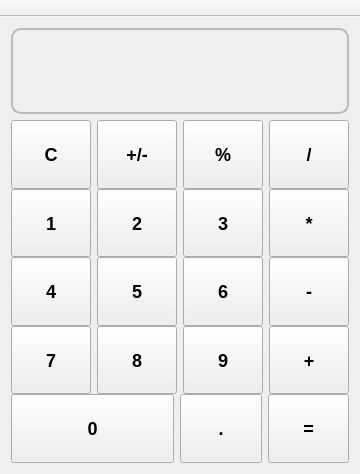
<?xml version="1.0" encoding="UTF-8"?>
<ui version="4.0">
 <class>MainWindo</class>
 <widget class="QMainWindow" name="MainWindo">
  <property name="geometry">
   <rect>
    <x>0</x>
    <y>0</y>
    <width>261</width>
    <height>474</height>
   </rect>
  </property>
  <property name="sizePolicy">
   <sizepolicy hsizetype="Ignored" vsizetype="Preferred">
    <horstretch>0</horstretch>
    <verstretch>0</verstretch>
   </sizepolicy>
  </property>
  <property name="windowTitle">
   <string>Calculator</string>
  </property>
  <widget class="QWidget" name="centralWidget">
   <layout class="QVBoxLayout" name="verticalLayout_2" stretch="1,4">
    <item>
     <widget class="QLabel" name="label">
      <property name="styleSheet">
       <string notr="true">font-weight: bold;
font-size: 26px;
border: 2px solid #bbb;
border-radius: 10px</string>
      </property>
      <property name="text">
       <string/>
      </property>
      <property name="alignment">
       <set>Qt::AlignRight|Qt::AlignTrailing|Qt::AlignVCenter</set>
      </property>
     </widget>
    </item>
    <item>
     <layout class="QVBoxLayout" name="verticalLayout">
      <property name="spacing">
       <number>0</number>
      </property>
      <item>
       <layout class="QHBoxLayout" name="horizontalLayout">
        <item>
         <widget class="QPushButton" name="clear">
          <property name="sizePolicy">
           <sizepolicy hsizetype="Preferred" vsizetype="Preferred">
            <horstretch>0</horstretch>
            <verstretch>0</verstretch>
           </sizepolicy>
          </property>
          <property name="styleSheet">
           <string notr="true">font-weight: bold;
font-size: 18px;</string>
          </property>
          <property name="text">
           <string>C</string>
          </property>
         </widget>
        </item>
        <item>
         <widget class="QPushButton" name="negative">
          <property name="sizePolicy">
           <sizepolicy hsizetype="Preferred" vsizetype="Preferred">
            <horstretch>0</horstretch>
            <verstretch>0</verstretch>
           </sizepolicy>
          </property>
          <property name="styleSheet">
           <string notr="true">font-weight: bold;
font-size: 18px;</string>
          </property>
          <property name="text">
           <string>+/-</string>
          </property>
         </widget>
        </item>
        <item>
         <widget class="QPushButton" name="percent">
          <property name="sizePolicy">
           <sizepolicy hsizetype="Preferred" vsizetype="Preferred">
            <horstretch>0</horstretch>
            <verstretch>0</verstretch>
           </sizepolicy>
          </property>
          <property name="styleSheet">
           <string notr="true">font-weight: bold;
font-size: 18px;</string>
          </property>
          <property name="text">
           <string>%</string>
          </property>
         </widget>
        </item>
        <item>
         <widget class="QPushButton" name="division">
          <property name="sizePolicy">
           <sizepolicy hsizetype="Preferred" vsizetype="Preferred">
            <horstretch>0</horstretch>
            <verstretch>0</verstretch>
           </sizepolicy>
          </property>
          <property name="styleSheet">
           <string notr="true">font-weight: bold;
font-size: 18px;</string>
          </property>
          <property name="text">
           <string>/</string>
          </property>
         </widget>
        </item>
       </layout>
      </item>
      <item>
       <layout class="QHBoxLayout" name="horizontalLayout_2" stretch="0,0,0,0">
        <item>
         <widget class="QPushButton" name="one">
          <property name="sizePolicy">
           <sizepolicy hsizetype="Preferred" vsizetype="Preferred">
            <horstretch>0</horstretch>
            <verstretch>0</verstretch>
           </sizepolicy>
          </property>
          <property name="styleSheet">
           <string notr="true">font-weight: bold;
font-size: 18px;</string>
          </property>
          <property name="text">
           <string>1</string>
          </property>
         </widget>
        </item>
        <item>
         <widget class="QPushButton" name="two">
          <property name="sizePolicy">
           <sizepolicy hsizetype="Preferred" vsizetype="Preferred">
            <horstretch>0</horstretch>
            <verstretch>0</verstretch>
           </sizepolicy>
          </property>
          <property name="styleSheet">
           <string notr="true">font-weight: bold;
font-size: 18px;</string>
          </property>
          <property name="text">
           <string>2</string>
          </property>
         </widget>
        </item>
        <item>
         <widget class="QPushButton" name="three">
          <property name="sizePolicy">
           <sizepolicy hsizetype="Preferred" vsizetype="Preferred">
            <horstretch>0</horstretch>
            <verstretch>0</verstretch>
           </sizepolicy>
          </property>
          <property name="styleSheet">
           <string notr="true">font-weight: bold;
font-size: 18px;</string>
          </property>
          <property name="text">
           <string>3</string>
          </property>
         </widget>
        </item>
        <item>
         <widget class="QPushButton" name="multiply">
          <property name="sizePolicy">
           <sizepolicy hsizetype="Preferred" vsizetype="Preferred">
            <horstretch>0</horstretch>
            <verstretch>0</verstretch>
           </sizepolicy>
          </property>
          <property name="styleSheet">
           <string notr="true">font-weight: bold;
font-size: 18px;</string>
          </property>
          <property name="text">
           <string>*</string>
          </property>
         </widget>
        </item>
       </layout>
      </item>
      <item>
       <layout class="QHBoxLayout" name="horizontalLayout_3">
        <item>
         <widget class="QPushButton" name="four">
          <property name="sizePolicy">
           <sizepolicy hsizetype="Preferred" vsizetype="Preferred">
            <horstretch>0</horstretch>
            <verstretch>0</verstretch>
           </sizepolicy>
          </property>
          <property name="styleSheet">
           <string notr="true">font-weight: bold;
font-size: 18px;</string>
          </property>
          <property name="text">
           <string>4</string>
          </property>
         </widget>
        </item>
        <item>
         <widget class="QPushButton" name="five">
          <property name="sizePolicy">
           <sizepolicy hsizetype="Preferred" vsizetype="Preferred">
            <horstretch>0</horstretch>
            <verstretch>0</verstretch>
           </sizepolicy>
          </property>
          <property name="styleSheet">
           <string notr="true">font-weight: bold;
font-size: 18px;</string>
          </property>
          <property name="text">
           <string>5</string>
          </property>
         </widget>
        </item>
        <item>
         <widget class="QPushButton" name="six">
          <property name="sizePolicy">
           <sizepolicy hsizetype="Preferred" vsizetype="Preferred">
            <horstretch>0</horstretch>
            <verstretch>0</verstretch>
           </sizepolicy>
          </property>
          <property name="styleSheet">
           <string notr="true">font-weight: bold;
font-size: 18px;</string>
          </property>
          <property name="text">
           <string>6</string>
          </property>
         </widget>
        </item>
        <item>
         <widget class="QPushButton" name="minus">
          <property name="sizePolicy">
           <sizepolicy hsizetype="Preferred" vsizetype="Preferred">
            <horstretch>0</horstretch>
            <verstretch>0</verstretch>
           </sizepolicy>
          </property>
          <property name="styleSheet">
           <string notr="true">font-weight: bold;
font-size: 18px;</string>
          </property>
          <property name="text">
           <string>-</string>
          </property>
         </widget>
        </item>
       </layout>
      </item>
      <item>
       <layout class="QHBoxLayout" name="horizontalLayout_4">
        <item>
         <widget class="QPushButton" name="seven">
          <property name="sizePolicy">
           <sizepolicy hsizetype="Preferred" vsizetype="Preferred">
            <horstretch>0</horstretch>
            <verstretch>0</verstretch>
           </sizepolicy>
          </property>
          <property name="styleSheet">
           <string notr="true">font-weight: bold;
font-size: 18px;</string>
          </property>
          <property name="text">
           <string>7</string>
          </property>
         </widget>
        </item>
        <item>
         <widget class="QPushButton" name="eight">
          <property name="sizePolicy">
           <sizepolicy hsizetype="Preferred" vsizetype="Preferred">
            <horstretch>0</horstretch>
            <verstretch>0</verstretch>
           </sizepolicy>
          </property>
          <property name="styleSheet">
           <string notr="true">font-weight: bold;
font-size: 18px;</string>
          </property>
          <property name="text">
           <string>8</string>
          </property>
         </widget>
        </item>
        <item>
         <widget class="QPushButton" name="nine">
          <property name="sizePolicy">
           <sizepolicy hsizetype="Preferred" vsizetype="Preferred">
            <horstretch>0</horstretch>
            <verstretch>0</verstretch>
           </sizepolicy>
          </property>
          <property name="styleSheet">
           <string notr="true">font-weight: bold;
font-size: 18px;</string>
          </property>
          <property name="text">
           <string>9</string>
          </property>
         </widget>
        </item>
        <item>
         <widget class="QPushButton" name="plus">
          <property name="sizePolicy">
           <sizepolicy hsizetype="Preferred" vsizetype="Preferred">
            <horstretch>0</horstretch>
            <verstretch>0</verstretch>
           </sizepolicy>
          </property>
          <property name="styleSheet">
           <string notr="true">font-weight: bold;
font-size: 18px;</string>
          </property>
          <property name="text">
           <string>+</string>
          </property>
         </widget>
        </item>
       </layout>
      </item>
      <item>
       <layout class="QHBoxLayout" name="horizontalLayout_5" stretch="2,1,1">
        <item>
         <widget class="QPushButton" name="zero">
          <property name="sizePolicy">
           <sizepolicy hsizetype="Preferred" vsizetype="Preferred">
            <horstretch>0</horstretch>
            <verstretch>0</verstretch>
           </sizepolicy>
          </property>
          <property name="styleSheet">
           <string notr="true">font-weight: bold;
font-size: 18px;</string>
          </property>
          <property name="text">
           <string>0</string>
          </property>
         </widget>
        </item>
        <item>
         <widget class="QPushButton" name="dot">
          <property name="sizePolicy">
           <sizepolicy hsizetype="Ignored" vsizetype="Preferred">
            <horstretch>0</horstretch>
            <verstretch>0</verstretch>
           </sizepolicy>
          </property>
          <property name="styleSheet">
           <string notr="true">font-weight: bold;
font-size: 18px;</string>
          </property>
          <property name="text">
           <string>.</string>
          </property>
         </widget>
        </item>
        <item>
         <widget class="QPushButton" name="equals">
          <property name="sizePolicy">
           <sizepolicy hsizetype="Ignored" vsizetype="Preferred">
            <horstretch>0</horstretch>
            <verstretch>0</verstretch>
           </sizepolicy>
          </property>
          <property name="styleSheet">
           <string notr="true">font-weight: bold;
font-size: 18px;</string>
          </property>
          <property name="text">
           <string>=</string>
          </property>
         </widget>
        </item>
       </layout>
      </item>
     </layout>
    </item>
   </layout>
  </widget>
  <widget class="QMenuBar" name="menuBar">
   <property name="geometry">
    <rect>
     <x>0</x>
     <y>0</y>
     <width>261</width>
     <height>20</height>
    </rect>
   </property>
  </widget>
  <widget class="QToolBar" name="mainToolBar">
   <property name="enabled">
    <bool>false</bool>
   </property>
   <property name="movable">
    <bool>false</bool>
   </property>
   <attribute name="toolBarArea">
    <enum>TopToolBarArea</enum>
   </attribute>
   <attribute name="toolBarBreak">
    <bool>false</bool>
   </attribute>
  </widget>
 </widget>
 <layoutdefault spacing="6" margin="11"/>
 <resources/>
 <connections/>
</ui>
